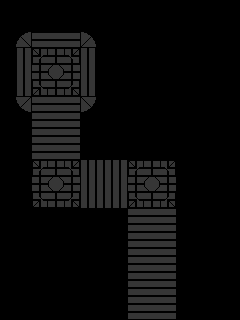

This game map was drawn from its Tiled (.tmx) file and the tilesets committed beside it. A one-line description and the full map source follow:
An orthogonal 15x20 tile map with 16x16 px tiles, 2 tile layers (Tile Layer 1, Tile Layer 2).

<map version="1.10" tiledversion="1.10.1" orientation="orthogonal" renderorder="right-down" width="15" height="20" tilewidth="16" tileheight="16" infinite="0" nextlayerid="3" nextobjectid="1">
 <tileset firstgid="1" source="ground tlst6.tsx" />
 <layer id="1" name="Tile Layer 1" width="15" height="20">
  <data encoding="csv">
0,0,0,0,0,0,0,0,0,0,0,0,0,0,0,
0,0,0,0,0,0,0,0,0,0,0,0,0,0,0,
0,0,0,0,0,0,0,0,0,0,0,0,0,0,0,
0,0,53,53,53,0,0,0,0,0,0,0,0,0,0,
0,0,53,53,53,0,0,0,0,0,0,0,0,0,0,
0,0,53,53,53,0,0,0,0,0,0,0,0,0,0,
0,0,0,0,0,0,0,0,0,0,0,0,0,0,0,
0,0,0,0,0,0,0,0,0,0,0,0,0,0,0,
0,0,21,21,21,0,0,0,0,0,0,0,0,0,0,
0,0,21,21,21,0,0,0,0,0,0,0,0,0,0,
0,0,53,53,53,6,6,6,53,53,53,0,0,0,0,
0,0,53,53,53,6,6,6,53,53,53,0,0,0,0,
0,0,53,53,53,6,6,6,53,53,53,0,0,0,0,
0,0,0,0,0,0,0,0,0,0,0,0,0,0,0,
0,0,0,0,0,0,0,0,0,0,0,0,0,0,0,
0,0,0,0,0,0,0,0,0,0,0,0,0,0,0,
0,0,0,0,0,0,0,0,0,0,0,0,0,0,0,
0,0,0,0,0,0,0,0,0,0,0,0,0,0,0,
0,0,0,0,0,0,0,0,0,0,0,0,0,0,0,
0,0,0,0,0,0,0,0,0,0,0,0,0,0,0
</data>
 </layer>
 <layer id="2" name="Tile Layer 2" width="15" height="20">
  <data encoding="csv">
0,0,0,0,0,0,0,0,0,0,0,0,0,0,0,
0,0,0,0,0,0,0,0,0,0,0,0,0,0,0,
0,10,21,21,21,11,0,0,0,0,0,0,0,0,0,
0,6,13,53,14,6,0,0,0,0,0,0,0,0,0,
0,6,53,12,53,6,0,0,0,0,0,0,0,0,0,
0,6,22,53,23,6,0,0,0,0,0,0,0,0,0,
0,19,21,21,21,20,0,0,0,0,0,0,0,0,0,
0,0,21,21,21,0,0,0,0,0,0,0,0,0,0,
0,0,0,0,0,0,0,0,0,0,0,0,0,0,0,
0,0,0,0,0,0,0,0,0,0,0,0,0,0,0,
0,0,13,0,14,0,0,0,13,0,14,0,0,0,0,
0,0,0,12,0,0,0,0,0,12,0,0,0,0,0,
0,0,22,0,23,0,0,0,22,0,23,0,0,0,0,
0,0,0,0,0,0,0,0,21,21,21,0,0,0,0,
0,0,0,0,0,0,0,0,21,21,21,0,0,0,0,
0,0,0,0,0,0,0,0,21,21,21,0,0,0,0,
0,0,0,0,0,0,0,0,21,21,21,0,0,0,0,
0,0,0,0,0,0,0,0,21,21,21,0,0,0,0,
0,0,0,0,0,0,0,0,21,21,21,0,0,0,0,
0,0,0,0,0,0,0,0,21,21,21,0,0,0,0
</data>
 </layer>
</map>
